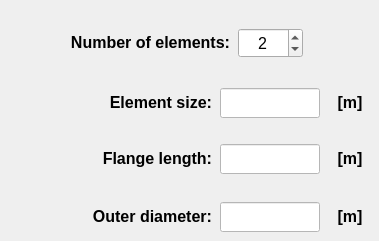
      <widget class="QWidget" name="tab_nodes">
       <attribute name="title">
        <string>Node</string>
       </attribute>
       <widget class="QLabel" name="label_106">
        <property name="enabled">
         <bool>true</bool>
        </property>
        <property name="geometry">
         <rect>
          <x>330</x>
          <y>88</y>
          <width>40</width>
          <height>30</height>
         </rect>
        </property>
        <property name="minimumSize">
         <size>
          <width>40</width>
          <height>30</height>
         </size>
        </property>
        <property name="maximumSize">
         <size>
          <width>40</width>
          <height>30</height>
         </size>
        </property>
        <property name="font">
         <font>
          <family>Arial</family>
          <pointsize>12</pointsize>
          <weight>75</weight>
          <italic>true</italic>
          <bold>true</bold>
         </font>
        </property>
        <property name="mouseTracking">
         <bool>true</bool>
        </property>
        <property name="text">
         <string>&lt;html&gt;&lt;head/&gt;&lt;body&gt;&lt;p align=&quot;center&quot;&gt;&lt;span style=&quot; font-style:normal;&quot;&gt;[m]&lt;/span&gt;&lt;/p&gt;&lt;/body&gt;&lt;/html&gt;</string>
        </property>
        <property name="alignment">
         <set>Qt::AlignCenter</set>
        </property>
       </widget>
       <widget class="QLineEdit" name="lineEdit_outer_diameter_node">
        <property name="enabled">
         <bool>true</bool>
        </property>
        <property name="geometry">
         <rect>
          <x>220</x>
          <y>202</y>
          <width>100</width>
          <height>30</height>
         </rect>
        </property>
        <property name="minimumSize">
         <size>
          <width>100</width>
          <height>30</height>
         </size>
        </property>
        <property name="maximumSize">
         <size>
          <width>100</width>
          <height>30</height>
         </size>
        </property>
        <property name="sizeIncrement">
         <size>
          <width>0</width>
          <height>26</height>
         </size>
        </property>
        <property name="font">
         <font>
          <family>Arial</family>
          <pointsize>12</pointsize>
          <weight>75</weight>
          <italic>true</italic>
          <bold>true</bold>
         </font>
        </property>
        <property name="focusPolicy">
         <enum>Qt::ClickFocus</enum>
        </property>
        <property name="styleSheet">
         <string notr="true">color: rgb(0, 0, 0);
background-color: rgb(255, 255, 255);</string>
        </property>
        <property name="alignment">
         <set>Qt::AlignCenter</set>
        </property>
       </widget>
       <widget class="QLabel" name="label_selected_id_10">
        <property name="enabled">
         <bool>true</bool>
        </property>
        <property name="geometry">
         <rect>
          <x>60</x>
          <y>30</y>
          <width>170</width>
          <height>26</height>
         </rect>
        </property>
        <property name="minimumSize">
         <size>
          <width>170</width>
          <height>26</height>
         </size>
        </property>
        <property name="maximumSize">
         <size>
          <width>170</width>
          <height>26</height>
         </size>
        </property>
        <property name="font">
         <font>
          <family>Arial</family>
          <pointsize>12</pointsize>
          <weight>75</weight>
          <italic>false</italic>
          <bold>true</bold>
         </font>
        </property>
        <property name="mouseTracking">
         <bool>true</bool>
        </property>
        <property name="text">
         <string>&lt;html&gt;&lt;head/&gt;&lt;body&gt;&lt;p align=&quot;right&quot;&gt;Number of elements:&lt;/p&gt;&lt;/body&gt;&lt;/html&gt;</string>
        </property>
        <property name="alignment">
         <set>Qt::AlignRight|Qt::AlignTrailing|Qt::AlignVCenter</set>
        </property>
       </widget>
       <widget class="QLineEdit" name="lineEdit_element_size_node">
        <property name="enabled">
         <bool>false</bool>
        </property>
        <property name="geometry">
         <rect>
          <x>220</x>
          <y>88</y>
          <width>100</width>
          <height>30</height>
         </rect>
        </property>
        <property name="minimumSize">
         <size>
          <width>100</width>
          <height>30</height>
         </size>
        </property>
        <property name="maximumSize">
         <size>
          <width>100</width>
          <height>30</height>
         </size>
        </property>
        <property name="sizeIncrement">
         <size>
          <width>0</width>
          <height>26</height>
         </size>
        </property>
        <property name="font">
         <font>
          <family>Arial</family>
          <pointsize>12</pointsize>
          <weight>75</weight>
          <italic>true</italic>
          <bold>true</bold>
         </font>
        </property>
        <property name="focusPolicy">
         <enum>Qt::ClickFocus</enum>
        </property>
        <property name="styleSheet">
         <string notr="true">color: rgb(0, 0, 255);
background-color: rgb(255, 255, 255);</string>
        </property>
        <property name="alignment">
         <set>Qt::AlignCenter</set>
        </property>
       </widget>
       <widget class="QLabel" name="label_107">
        <property name="enabled">
         <bool>true</bool>
        </property>
        <property name="geometry">
         <rect>
          <x>330</x>
          <y>202</y>
          <width>40</width>
          <height>30</height>
         </rect>
        </property>
        <property name="minimumSize">
         <size>
          <width>40</width>
          <height>30</height>
         </size>
        </property>
        <property name="maximumSize">
         <size>
          <width>40</width>
          <height>30</height>
         </size>
        </property>
        <property name="font">
         <font>
          <family>Arial</family>
          <pointsize>12</pointsize>
          <weight>75</weight>
          <italic>true</italic>
          <bold>true</bold>
         </font>
        </property>
        <property name="mouseTracking">
         <bool>true</bool>
        </property>
        <property name="text">
         <string>&lt;html&gt;&lt;head/&gt;&lt;body&gt;&lt;p align=&quot;center&quot;&gt;&lt;span style=&quot; font-style:normal;&quot;&gt;[m]&lt;/span&gt;&lt;/p&gt;&lt;/body&gt;&lt;/html&gt;</string>
        </property>
        <property name="alignment">
         <set>Qt::AlignCenter</set>
        </property>
       </widget>
       <widget class="QSpinBox" name="spinBox_number_elements_node">
        <property name="geometry">
         <rect>
          <x>238</x>
          <y>28</y>
          <width>65</width>
          <height>30</height>
         </rect>
        </property>
        <property name="minimumSize">
         <size>
          <width>0</width>
          <height>30</height>
         </size>
        </property>
        <property name="maximumSize">
         <size>
          <width>16777215</width>
          <height>30</height>
         </size>
        </property>
        <property name="font">
         <font>
          <pointsize>12</pointsize>
         </font>
        </property>
        <property name="alignment">
         <set>Qt::AlignCenter</set>
        </property>
        <property name="minimum">
         <number>1</number>
        </property>
        <property name="value">
         <number>2</number>
        </property>
       </widget>
       <widget class="QLabel" name="label_selected_id_11">
        <property name="enabled">
         <bool>true</bool>
        </property>
        <property name="geometry">
         <rect>
          <x>72</x>
          <y>88</y>
          <width>140</width>
          <height>30</height>
         </rect>
        </property>
        <property name="minimumSize">
         <size>
          <width>140</width>
          <height>30</height>
         </size>
        </property>
        <property name="maximumSize">
         <size>
          <width>140</width>
          <height>30</height>
         </size>
        </property>
        <property name="font">
         <font>
          <family>Arial</family>
          <pointsize>12</pointsize>
          <weight>75</weight>
          <italic>false</italic>
          <bold>true</bold>
         </font>
        </property>
        <property name="mouseTracking">
         <bool>true</bool>
        </property>
        <property name="text">
         <string>&lt;html&gt;&lt;head/&gt;&lt;body&gt;&lt;p align=&quot;right&quot;&gt;Element size:&lt;/p&gt;&lt;/body&gt;&lt;/html&gt;</string>
        </property>
        <property name="alignment">
         <set>Qt::AlignRight|Qt::AlignTrailing|Qt::AlignVCenter</set>
        </property>
       </widget>
       <widget class="QLabel" name="label_104">
        <property name="enabled">
         <bool>true</bool>
        </property>
        <property name="geometry">
         <rect>
          <x>330</x>
          <y>144</y>
          <width>40</width>
          <height>30</height>
         </rect>
        </property>
        <property name="minimumSize">
         <size>
          <width>40</width>
          <height>30</height>
         </size>
        </property>
        <property name="maximumSize">
         <size>
          <width>40</width>
          <height>30</height>
         </size>
        </property>
        <property name="font">
         <font>
          <family>Arial</family>
          <pointsize>12</pointsize>
          <weight>75</weight>
          <italic>true</italic>
          <bold>true</bold>
         </font>
        </property>
        <property name="mouseTracking">
         <bool>true</bool>
        </property>
        <property name="text">
         <string>&lt;html&gt;&lt;head/&gt;&lt;body&gt;&lt;p align=&quot;center&quot;&gt;&lt;span style=&quot; font-style:normal;&quot;&gt;[m]&lt;/span&gt;&lt;/p&gt;&lt;/body&gt;&lt;/html&gt;</string>
        </property>
        <property name="alignment">
         <set>Qt::AlignCenter</set>
        </property>
       </widget>
       <widget class="QLabel" name="label_selected_id_7">
        <property name="enabled">
         <bool>true</bool>
        </property>
        <property name="geometry">
         <rect>
          <x>52</x>
          <y>202</y>
          <width>160</width>
          <height>30</height>
         </rect>
        </property>
        <property name="minimumSize">
         <size>
          <width>160</width>
          <height>30</height>
         </size>
        </property>
        <property name="maximumSize">
         <size>
          <width>160</width>
          <height>30</height>
         </size>
        </property>
        <property name="font">
         <font>
          <family>Arial</family>
          <pointsize>12</pointsize>
          <weight>75</weight>
          <italic>false</italic>
          <bold>true</bold>
         </font>
        </property>
        <property name="mouseTracking">
         <bool>true</bool>
        </property>
        <property name="text">
         <string>&lt;html&gt;&lt;head/&gt;&lt;body&gt;&lt;p align=&quot;right&quot;&gt;Outer diameter:&lt;/p&gt;&lt;/body&gt;&lt;/html&gt;</string>
        </property>
        <property name="alignment">
         <set>Qt::AlignLeading|Qt::AlignLeft|Qt::AlignVCenter</set>
        </property>
       </widget>
       <widget class="QLabel" name="label_selected_id_12">
        <property name="enabled">
         <bool>true</bool>
        </property>
        <property name="geometry">
         <rect>
          <x>72</x>
          <y>144</y>
          <width>140</width>
          <height>30</height>
         </rect>
        </property>
        <property name="minimumSize">
         <size>
          <width>140</width>
          <height>30</height>
         </size>
        </property>
        <property name="maximumSize">
         <size>
          <width>140</width>
          <height>30</height>
         </size>
        </property>
        <property name="font">
         <font>
          <family>Arial</family>
          <pointsize>12</pointsize>
          <weight>75</weight>
          <italic>false</italic>
          <bold>true</bold>
         </font>
        </property>
        <property name="mouseTracking">
         <bool>true</bool>
        </property>
        <property name="text">
         <string>&lt;html&gt;&lt;head/&gt;&lt;body&gt;&lt;p align=&quot;right&quot;&gt;Flange length:&lt;/p&gt;&lt;/body&gt;&lt;/html&gt;</string>
        </property>
        <property name="alignment">
         <set>Qt::AlignRight|Qt::AlignTrailing|Qt::AlignVCenter</set>
        </property>
       </widget>
       <widget class="QLineEdit" name="lineEdit_flange_length_node">
        <property name="enabled">
         <bool>false</bool>
        </property>
        <property name="geometry">
         <rect>
          <x>220</x>
          <y>144</y>
          <width>100</width>
          <height>30</height>
         </rect>
        </property>
        <property name="minimumSize">
         <size>
          <width>100</width>
          <height>30</height>
         </size>
        </property>
        <property name="maximumSize">
         <size>
          <width>100</width>
          <height>30</height>
         </size>
        </property>
        <property name="sizeIncrement">
         <size>
          <width>0</width>
          <height>26</height>
         </size>
        </property>
        <property name="font">
         <font>
          <family>Arial</family>
          <pointsize>12</pointsize>
          <weight>75</weight>
          <italic>true</italic>
          <bold>true</bold>
         </font>
        </property>
        <property name="focusPolicy">
         <enum>Qt::ClickFocus</enum>
        </property>
        <property name="styleSheet">
         <string notr="true">color: rgb(0, 0, 255);
background-color: rgb(255, 255, 255);</string>
        </property>
        <property name="alignment">
         <set>Qt::AlignCenter</set>
        </property>
       </widget>
      </widget>
